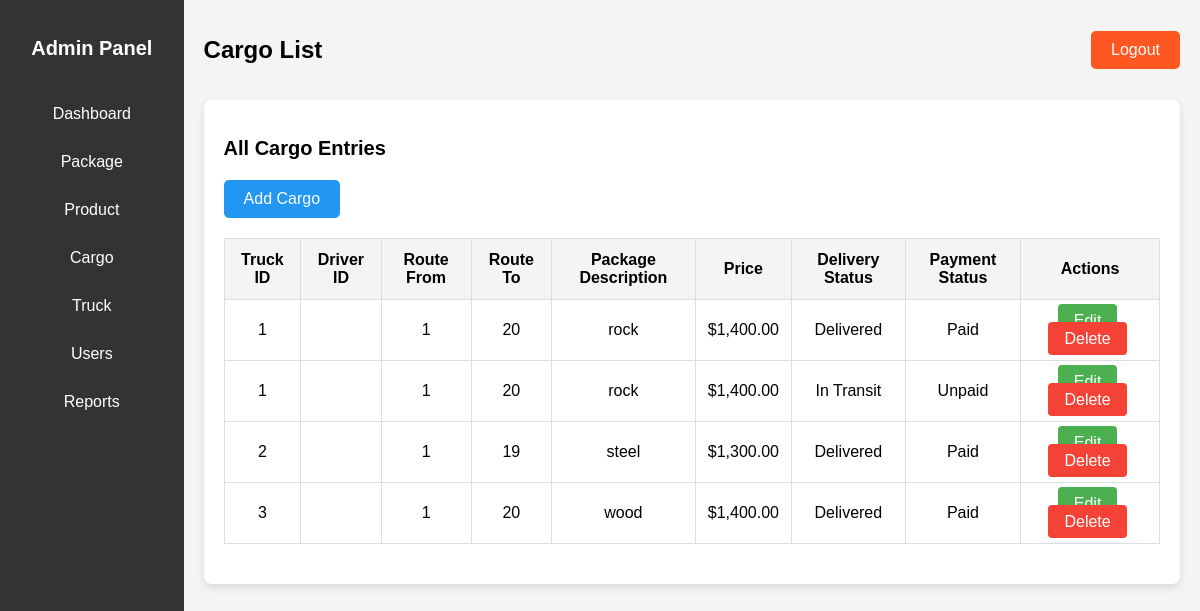
Page /cargo.php on the committed database.
### tables this page shows
CREATE TABLE `cargo` (
  `cargo_id` int(11) NOT NULL,
  `truck_id` int(11) NOT NULL,
  `driver_id` int(11) NOT NULL,
  `package_volume` decimal(10,2) NOT NULL,
  `status` enum('In Transit','Delivered','Pending') DEFAULT 'In Transit',
  `route_from` int(11) NOT NULL,
  `route_to` int(11) NOT NULL,
  `price` decimal(10,2) NOT NULL,
  `payment_status` enum('Paid','Unpaid') DEFAULT 'Unpaid',
  `package_id` int(11) NOT NULL
);

CREATE TABLE `packages` (
  `package_id` int(11) NOT NULL,
  `customer_id` int(11) NOT NULL,
  `product_id` int(11) NOT NULL,
  `weight` decimal(10,2) NOT NULL,
  `status` enum('pending','in-transit','delivered') DEFAULT 'pending',
  `description` varchar(255) NOT NULL
);

### cargo.php (the view, shortened to what this page needs)
<?php
include 'config.php';
$route_prices = array(
    1 => 50, 2 => 100, 3 => 150, 4 => 200, 5 => 250,
    6 => 300, 7 => 350, 8 => 400, 9 => 450, 10 => 500,
    11 => 600, 12 => 700, 13 => 800, 14 => 900, 15 => 1000,
    16 => 1100, 17 => 1200, 18 => 1300, 19 => 1400, 20 => 1500,
);
function calculate_price($route_from, $route_to, $prices) {
    $distance = abs($route_to - $route_from);
    return isset($prices[$distance]) ? $prices[$distance] : 0;
}
$sql = "SELECT c.*, p.description as package_description, t.driver_id as truck_driver_id
        FROM cargo c
        JOIN packages p ON c.package_id = p.package_id
        JOIN truck t ON c.truck_id = t.truck_id";
$result = mysqli_query($conn, $sql);
?>
<!DOCTYPE html>
<html lang="en">
<head>
</head>
<body>
    <div class="dashboard-container">
        <div class="sidebar">
            <h2>Admin Panel</h2>
            <ul class="sidebar-links">
                <li><a href="admin_dashboard.php" class="sidebar-btn">Dashboard</a></li>
                <li><a href="package.php" class="sidebar-btn">Package</a></li>
                <li><a href="product.php" class="sidebar-btn">Product</a></li>
                <li><a href="cargo.php" class="sidebar-btn">Cargo</a></li>
                <li><a href="truck.php" class="sidebar-btn">Truck</a></li>
                <li><a href="users.php" class="sidebar-btn">Users</a></li>
                <li><a href="reports.php" class="sidebar-btn">Reports</a></li>
            </ul>
        </div>
        <div class="main-content">
            <header>
                <h1>Cargo List</h1>
                <a href="index.php" class="logout-btn">Logout</a>
            </header>
            <div class="dashboard-main-container">
                <h2>All Cargo Entries</h2>
                <a href="add_cargo.php" class="add-cargo-btn">Add Cargo</a>
                <table>
                    <thead>
                        <tr>
                            <th>Truck ID</th>
                            <th>Driver ID</th>
                            <th>Route From</th>
                            <th>Route To</th>
                            <th>Package Description</th>
                            <th>Price</th>
                            <th>Delivery Status</th>
                            <th>Payment Status</th>
                            <th>Actions</th>
                        </tr>
                    </thead>
                    <tbody>
                        <?php while ($cargo = mysqli_fetch_assoc($result)):
                            $price = calculate_price($cargo['route_from'], $cargo['route_to'], $route_prices);
                        ?>
                        <tr>
                            <td><?php echo $cargo['truck_id']; ?></td>
                            <td><?php echo $cargo['truck_driver_id']; ?></td>
                            <td><?php echo $cargo['route_from']; ?></td>
                            <td><?php echo $cargo['route_to']; ?></td>
                            <td><?php echo $cargo['package_description']; ?></td>
                            <td>$<?php echo number_format($price, 2); ?></td>
                            <td><?php echo $cargo['status']; ?></td>
                            <td><?php echo $cargo['payment_status']; ?></td>
                            <td>
                                <a href="edit_cargo.php?id=<?php echo $cargo['cargo_id']; ?>" class="btn">Edit</a>
                                <a href="delete_cargo.php?id=<?php echo $cargo['cargo_id']; ?>" class="btn btn-danger">Delete</a>
                            </td>
                        </tr>
                        <?php endwhile; ?>
                    </tbody>
                </table>
            </div>
        </div>
    </div>
</body>
</html>

### cargo.php (style rules this page uses)
body { font-family: Arial, sans-serif; margin: 0; padding: 0; background-color: #f4f4f4; }
.dashboard-container { display: flex; height: 100vh; }
.sidebar { width: 220px; background-color: #333; color: white; padding-top: 20px; }
.sidebar h2 { text-align: center; margin-bottom: 30px; }
.sidebar-links { list-style: none; padding: 0; margin: 0; }
.sidebar-links li { padding: 15px; text-align: center; }
.sidebar-links li a { color: white; text-decoration: none; display: block; font-size: 16px; }
.main-content { flex-grow: 1; padding: 20px; }
header { display: flex; justify-content: space-between; align-items: center; margin-bottom: 20px; }
header h1 { font-size: 24px; }
.logout-btn { padding: 10px 20px; background-color: #ff5722; color: white; text-decoration: none; border-radius: 5px; }
.dashboard-main-container { background-color: white; padding: 20px; border-radius: 8px; box-shadow: 0 4px 8px rgba(0, 0, 0, 0.1); }
h2 { font-size: 20px; margin-bottom: 20px; }
table { width: 100%; border-collapse: collapse; margin-bottom: 20px; }
table th, table td { padding: 12px; border: 1px solid #ddd; text-align: center; }
table th { background-color: #f4f4f4; }
table td { background-color: #fff; }
.btn { padding: 8px 16px; background-color: #4CAF50; color: white; border: none; border-radius: 4px; cursor: pointer; text-decoration: none; margin-right: 5px; }
.btn-danger { background-color: #f44336; }
.add-cargo-btn { padding: 10px 20px; background-color: #2196F3; color: white; text-decoration: none; border-radius: 5px; margin-bottom: 20px; display: inline-block; }

### rows in the picture
cargo: truck "1", route_from "1", route_to "20", package.description "rock", price "1,400.00", status "Delivered", payment_status "Paid"
cargo: truck "1", route_from "1", route_to "20", package.description "rock", price "1,400.00", status "In Transit", payment_status "Unpaid"
cargo: truck "2", route_from "1", route_to "19", package.description "steel", price "1,300.00", status "Delivered", payment_status "Paid"
cargo: truck "3", route_from "1", route_to "20", package.description "wood", price "1,400.00", status "Delivered", payment_status "Paid"
